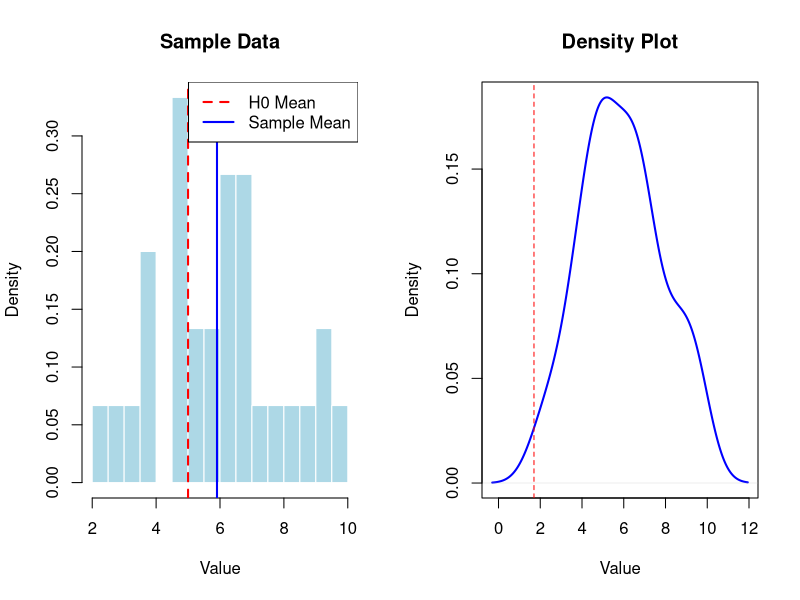

Reproduce this figure in R. (Note: this script raises an error after producing the figure.)
# Lab 14: Hypothesis Testing Step-by-Step

# Parameters
mu0 <- 5  # Null hypothesis mean
mu1 <- 6  # True population mean
sigma <- 2  # Population standard deviation
n <- 30  # Sample size
alpha <- 0.05  # Significance level

# Generate sample data
set.seed(123)
sample_data <- rnorm(n, mean = mu1, sd = sigma)

# Step 1: State hypotheses
cat("H0: mu =", mu0, "\n")
cat("H1: mu >", mu0, "\n")

# Step 2: Choose significance level
cat("Significance level (alpha):", alpha, "\n")

# Step 3: Calculate test statistic
t_stat <- (mean(sample_data) - mu0) / (sd(sample_data) / sqrt(n))
cat("Test Statistic (t):", t_stat, "\n")

# Step 4: Determine critical value and p-value
critical_value <- qt(1 - alpha, df = n - 1)
p_value <- pt(t_stat, df = n - 1, lower.tail = FALSE)

cat("Critical Value:", critical_value, "\n")
cat("P-value:", p_value, "\n")

# Step 5: Make a decision
if (t_stat > critical_value) {
  decision <- "Reject H0"
} else {
  decision <- "Fail to reject H0"
}
cat("Decision:", decision, "\n")

# Graphical Output
par(mfrow = c(1, 2))

# Histogram with critical region
hist(sample_data, breaks = 15, col = "lightblue", main = "Sample Data", xlab = "Value", border = "white", probability = TRUE)
abline(v = mu0, col = "red", lwd = 2, lty = 2)  # Null hypothesis mean
abline(v = mean(sample_data), col = "blue", lwd = 2)  # Sample mean
legend("topright", legend = c("H0 Mean", "Sample Mean"), col = c("red", "blue"), lwd = 2, lty = c(2, 1))

# Density plot with critical region
plot(density(sample_data), col = "blue", lwd = 2, main = "Density Plot", xlab = "Value")
abline(v = critical_value, col = "red", lty = 2)  # Critical Value

# Rejection region shading
x_vals <- seq(min(sample_data) - 1, max(sample_data) + 1, length.out = 100)
curve(dnorm(x_vals, mean = mu0, sd = sigma / sqrt(n)), col = "blue", lwd = 2, add = TRUE)
polygon(x_vals[x_vals > critical_value], dnorm(x_vals[x_vals > critical_value], mean = mu0, sd = sigma / sqrt(n)), col = rgb(1, 0, 0, 0.3), border = NA)

